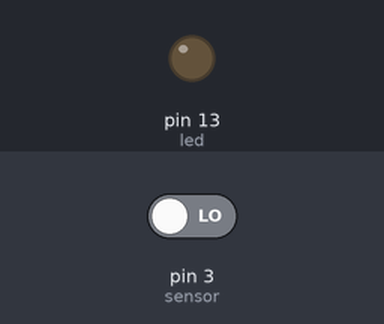
Recording of a sketch running on a simulated Arduino Uno, built with avr-gcc and run on an emulated ATmega328P. Shown: output pins drawn as LEDs (lit = HIGH). The inputs (shaded band) are chosen by the test bench; at power-on: pin 3 (sensor) LOW. What the sketch prints to the serial monitor is not drawn.

Above: at 2.8 s.
2.9 s: pin 3 (sensor) driven HIGH
At 4.1 s:
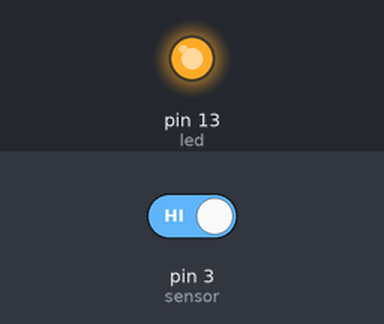
4.5 s: pin 3 (sensor) driven LOW
At 5.7 s:
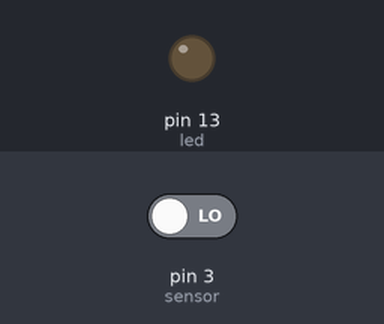
Timing chart, 0 to 7.5 s (numbered marks = the images above; inputs shaded):
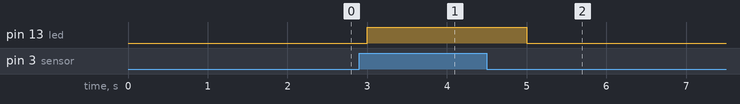

Measured:
- after the input at 2.9 s, pin 13 (led): LOW → HIGH after 0.10 s
- after the input at 4.5 s, pin 13 (led): HIGH → LOW after 0.50 s

The sketch:

ArduinoUNO_HallMagneticSenzor.ino
```cpp
int led = 13;//LED pin
int sensor = 3; //sensor pin
int val; //numeric variable

void setup()
{
	Serial.begin(9600);
	pinMode(led, OUTPUT); //set LED pin as output
	pinMode(sensor, INPUT); //set sensor pin as input
}

void loop()
{
	val = digitalRead(sensor); //Read the sensor
	Serial.print(val);

	if (val == HIGH) //when magnetic field is detected, turn led on
	{
		digitalWrite(led, HIGH);
	}
	else
	{
		digitalWrite(led, LOW);
	}
	delay(1000);
}
```
